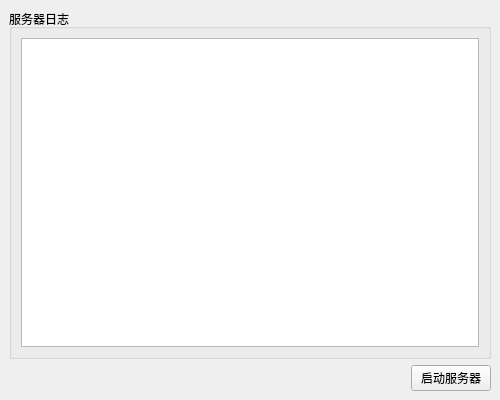
<?xml version="1.0" encoding="UTF-8"?>
<ui version="4.0">
 <class>MainWindow</class>
 <widget class="QMainWindow" name="MainWindow">
  <property name="geometry">
   <rect>
    <x>0</x>
    <y>0</y>
    <width>500</width>
    <height>400</height>
   </rect>
  </property>
  <property name="minimumSize">
   <size>
    <width>500</width>
    <height>400</height>
   </size>
  </property>
  <property name="windowTitle">
   <string>服务器</string>
  </property>
  <widget class="QWidget" name="centralwidget">
   <layout class="QVBoxLayout" name="verticalLayout_2">
    <item>
     <widget class="QGroupBox" name="groupBox">
      <property name="title">
       <string>服务器日志</string>
      </property>
      <layout class="QVBoxLayout" name="verticalLayout">
       <item>
        <widget class="QPlainTextEdit" name="logEidtor"/>
       </item>
      </layout>
     </widget>
    </item>
    <item>
     <layout class="QHBoxLayout" name="horizontalLayout">
      <item>
       <spacer name="horizontalSpacer">
        <property name="orientation">
         <enum>Qt::Orientation::Horizontal</enum>
        </property>
        <property name="sizeHint" stdset="0">
         <size>
          <width>40</width>
          <height>20</height>
         </size>
        </property>
       </spacer>
      </item>
      <item>
       <widget class="QPushButton" name="startStopButton">
        <property name="text">
         <string>启动服务器</string>
        </property>
       </widget>
      </item>
     </layout>
    </item>
   </layout>
  </widget>
 </widget>
 <resources/>
 <connections/>
</ui>
